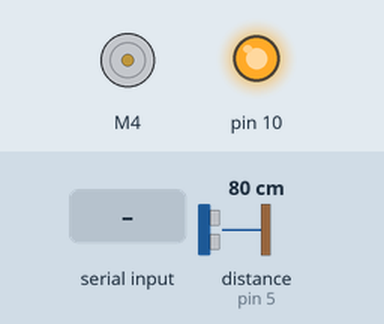
Recording of a sketch running on a simulated Arduino Uno, built with avr-gcc and run on an emulated ATmega328P. Shown: DC motor (green arrow = forward, orange = backward, longer = faster), output pins drawn as LEDs (lit = HIGH). The inputs (shaded band) are chosen by the test bench; at power-on: distance to the obstacle (sensor on pin 5) 80 cm. The echo pulse lasts 58.3 µs per cm; what the sketch prints to the serial monitor is not drawn.

Above: at 1.2 s.
1.3 s: "0\n" received over Serial
3.8 s: "1,90\n" received over Serial
At 4.9 s:
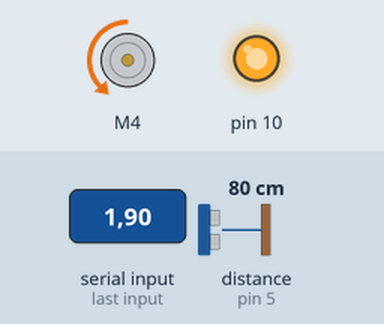
Timing chart, 0 to 7.4 s (numbered marks = the images above; inputs shaded):
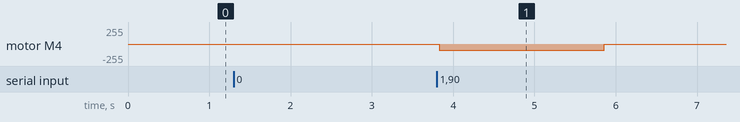

The sketch:

Sortic.ino
```cpp
#include <Arduino.h>
#include <NewPing.h>
#include <MFRC522.h>

#include "Action.h"
#include "Sensor.h"
#include "Config.h"
#include "Distance.h"
#include "Motor.h"
#include "RfidDetector.h"

static Adafruit_MotorShield currentMotorShield{};
static Adafruit_DCMotor *driverMotor = currentMotorShield.getMotor(MOTOR_NR);
static MFRC522 partDetector{RFIDDETECTOR_SDA, RFIDDETECTOR_RST_PIN};
static NewPing *newPing = new NewPing{CHASSIS_DIGITAL_TRIG_PIN, CHASSIS_DIGITAL_ECHO_PIN, CHASIS_POS_MAX};

static Sensor *sensors[NofSensors]{
    new RfidDetector{&partDetector},
    new Distance{newPing}};
static Action *actions[NofActions]{
    new Motor{driverMotor, FORWARD},
    new Motor{driverMotor, BACKWARD}};

void setup()
{
    Serial.begin(9600);
    currentMotorShield.begin();
    SPI.begin();
    partDetector.PCD_Init();
}

void loop()
{
    if (Serial.available())
    {
        Action *action = actions[Serial.parseInt()];
        action->start(Serial.parseInt());
    }
    Serial << '[';
    for (auto index = 0; index < NofSensors; index++)
    {
        sensors[index]->get(Serial) << (index == NofSensors - 1 ? ']' : ',');
    }
}
```

Action.h
```cpp
#pragma once

class Action
{
public:
  virtual void start(int params) = 0;
};
```

Distance.h
```cpp
#pragma once

#include <NewPing.h>
#include <Sensor.h>
#include <Stream.h>

class Distance : public Sensor
{
public:
  Distance(NewPing *sensor) : sensor{sensor} {}
  Stream &get(Stream &obj)
  {
    obj << String(sensor->ping_cm());
    return obj;
  }

private:
  NewPing *sensor;
};
```

Motor.h
```cpp
#pragma once

#include <Adafruit_MotorShield.h>
#include <Action.h>

class Motor : public Action
{
public:
  Motor(Adafruit_DCMotor *motor, byte direction) : motor{motor}, direction{direction}
  {
  }

  void start(int speed)
  {
    if (speed == 0)
    {
      motor->run(RELEASE);
    }
    motor->run(direction);
    motor->setSpeed(speed);
  }

private:
  Adafruit_DCMotor *motor;
  byte direction;
};
```

RfidDetector.h
```cpp
#pragma once

#include <MFRC522.h>
#include <Sensor.h>

class RfidDetector : public Sensor
{
public:
  RfidDetector(MFRC522 *rfidReader) : rfidReader{rfidReader} {}

  Stream &get(Stream &obj)
  {
    if (rfidReader->PICC_IsNewCardPresent() && rfidReader->PICC_ReadCardSerial() && rfidReader->uid.size != 0)
    {
      for (auto index = 0; index < RFID_LENGTH; index++)
      {
        obj << rfidReader->uid.uidByte[index];
      }
    }

    return obj;
  }

private:
  MFRC522 *rfidReader;
};
```

Sensor.h
```cpp
#pragma once

#include <Stream.h>

template <class T>
inline Stream &operator<<(Stream &obj, T arg)
{
  obj.print(arg);
  return obj;
}

class Sensor
{
public:
  virtual Stream &get(Stream &obj) = 0;
};
```

Config.h
```cpp
#pragma once

#define RFIDDETECTOR_SDA 7
#define RFIDDETECTOR_RST_PIN 6
#define CHASSIS_DIGITAL_TRIG_PIN 4
#define CHASSIS_DIGITAL_ECHO_PIN 5
#define MOTOR_NR 4
#define CHASIS_POS_MAX 45
#define NofActions 3
#define NofSensors 2
#define RFID_LENGTH 7
```

Measured:
- after the input at 3.8 s, motor M4: stopped → backward 90/255 at once, → stopped 2.0 s later
